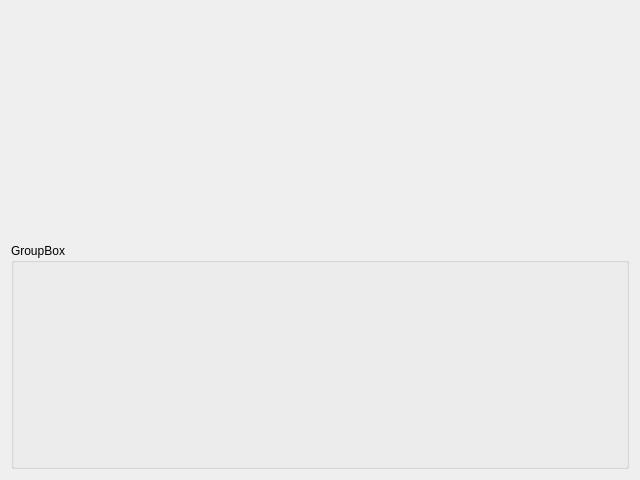
<?xml version="1.0" encoding="UTF-8"?>
<ui version="4.0">
 <class>ToolWindowWIdget</class>
 <widget class="QWidget" name="ToolWindowWIdget">
  <property name="geometry">
   <rect>
    <x>0</x>
    <y>0</y>
    <width>640</width>
    <height>480</height>
   </rect>
  </property>
  <property name="windowTitle">
   <string>Form</string>
  </property>
  <layout class="QVBoxLayout" name="verticalLayout_2">
   <item>
    <layout class="QVBoxLayout" name="verticalLayout">
     <item>
      <widget class="QVTKWidget" name="qvtkWidget"/>
     </item>
     <item>
      <widget class="QGroupBox" name="groupBox">
       <property name="title">
        <string>GroupBox</string>
       </property>
      </widget>
     </item>
    </layout>
   </item>
  </layout>
 </widget>
 <customwidgets>
  <customwidget>
   <class>QVTKWidget</class>
   <extends>QWidget</extends>
   <header>QVTKWidget.h</header>
  </customwidget>
 </customwidgets>
 <resources/>
 <connections/>
</ui>
